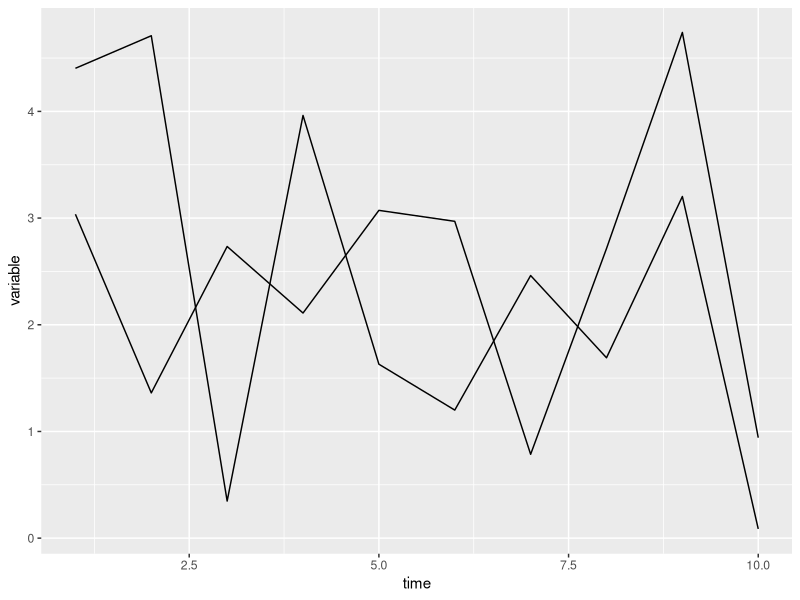
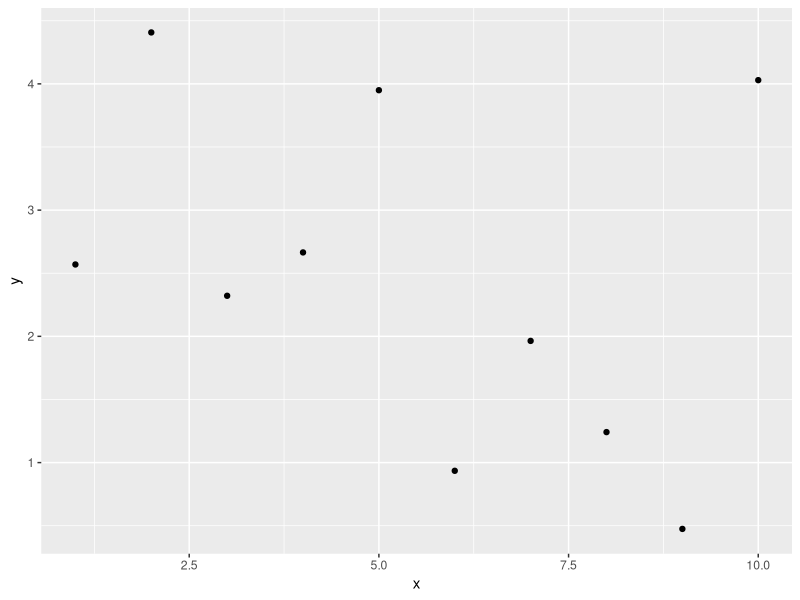
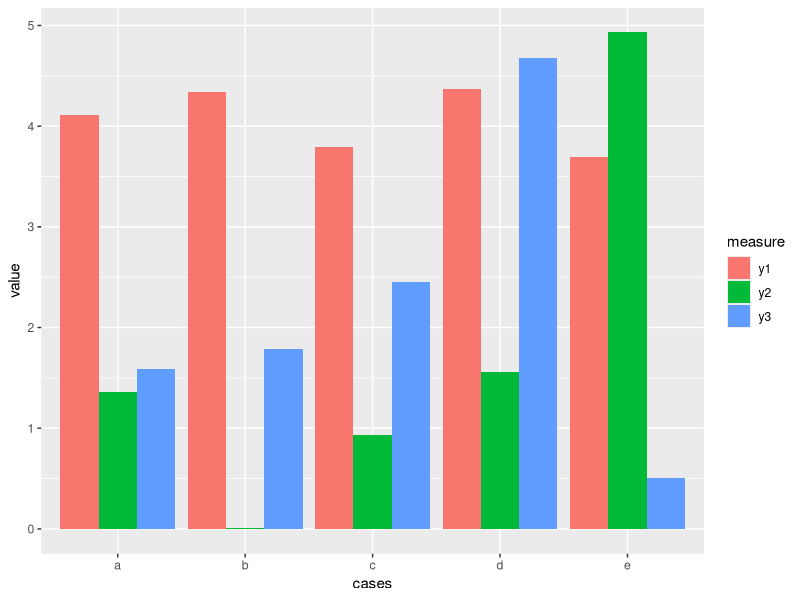
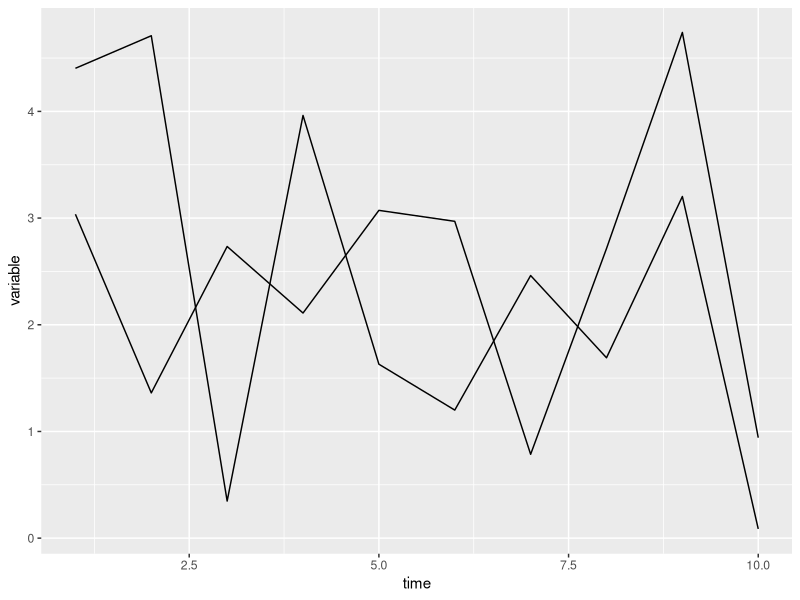
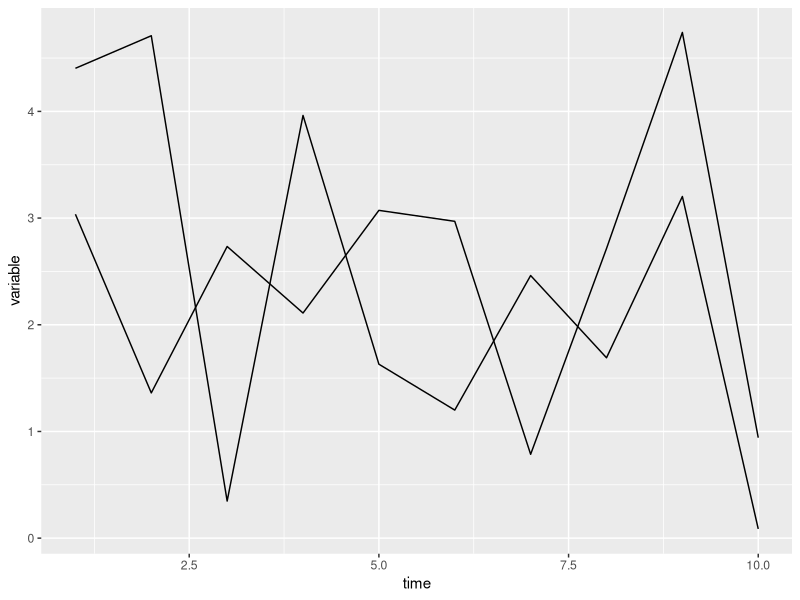
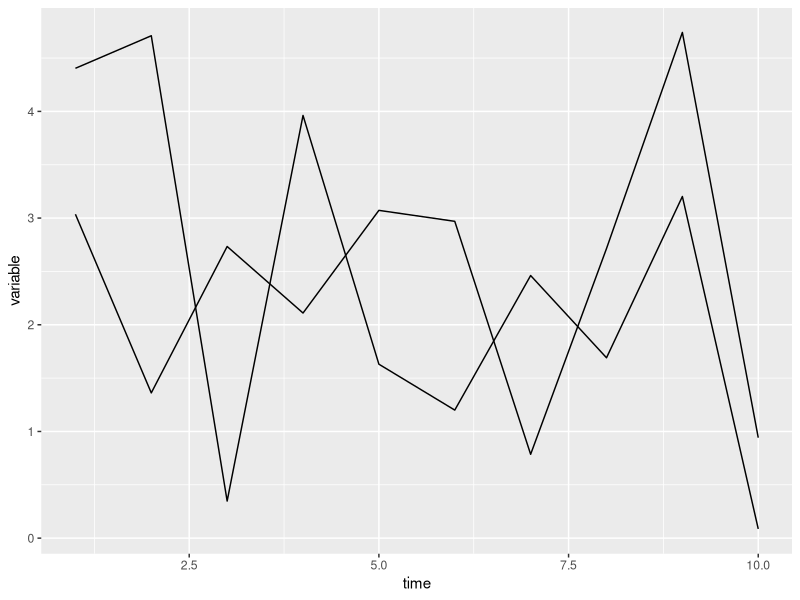

The R script that drew these images, in order:
library(tidyverse)

#####line chart

units <- letters[1:2]
time <- seq(1:10)

time_series <- expand.grid(units=units,time=time)

time_series$variable <- runif(20,0,5)

line_plot <- ggplot(time_series,(aes(x=time,y=variable,group=units)))+geom_line()

####scatterplot

x_axis <- seq(1:10)
y_axis <- runif(10,0,5)

scatter_dat <- data.frame(x=x_axis,y=y_axis)

scatter_plot <- ggplot(scatter_dat,aes(x=x,y=y))+geom_point()

####barplot

cases <- letters[1:5]
y_axis1 <- runif(5,0,5)
y_axis2 <- runif(5,0,5)
y_axis3 <- runif(5,0,5)

bar_dat <- data.frame(cases=cases,y1=y_axis1,y2=y_axis2,y3=y_axis3)

long_bar_dat <- pivot_longer(bar_dat,c("y1","y2","y3"),names_to="measure",values_to = "value")

bar_plot <- ggplot(long_bar_dat,aes(x=cases,y=value,fill=measure))+geom_bar(stat="identity",position="dodge")

line_plot
scatter_plot
bar_plot

#setwd(YOUR FILE PATH) -- that's where the files are going to go when you ggsave them

ggsave("lineplot.jpg",plot=line_plot, path = "/Users/luism/Documents/R/ggplot-data-vis/sample codes/week 3")
ggsave("lineplot.pdf",plot=line_plot, path = "/Users/luism/Documents/R/ggplot-data-vis/sample codes/week 3")

#####to save files as .svg from ggsave
#install.packages("svglite")
library(svglite)

ggsave("lineplot.svg",plot=line_plot, path = "/Users/luism/Documents/R/ggplot-data-vis/sample codes/week 3")
